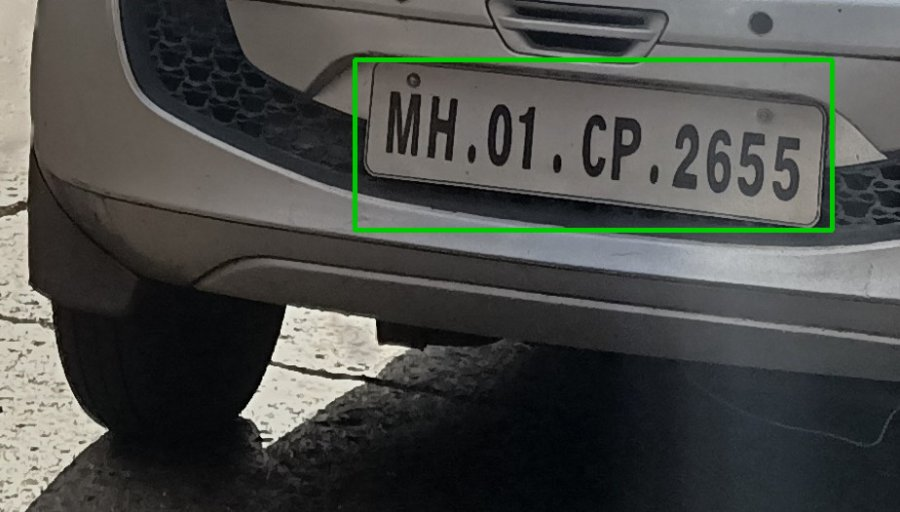
#> input picture webapp/assets/plates/plate_1_photo.jpg, 900 x 512 px
$ python -i detector.py   (imports and definitions only)   (older library calls are emulated)
#> lines starting #> are read from the running program, lines starting #| are printed output that depends on the picture; after the words box and inside, x2 and y2 are one past the last pixel; in counts of white or black regions, pixels touching at a corner belong together
#> further down, picture is the input picture: shape (512, 900, 3); mean B, G, R 72.5, 76.2, 74.2
"""
Number Plate Detector Module
CDAC AI-Based Intelligent Vehicle Monitoring & Traffic Violation Detection System
"""

import os
import cv2
import numpy as np
from typing import List, Dict, Any, Tuple, Optional


class NumberPlateDetector:
    """
    Modular Number Plate Detector supporting:
    1. YOLO (Ultralytics YOLOv8/v11) when model weights are provided
    2. Edge-Gradient & Morphological Localization Engine (zero-dependency fallback)
    """

    def __init__(
        self,
        model_path: Optional[str] = None,
        conf_threshold: float = 0.35,
        iou_threshold: float = 0.45
    ):
        self.conf_threshold = conf_threshold
        self.iou_threshold = iou_threshold
        self.model = None
        self.detector_type = "morphological"

        if model_path and os.path.exists(model_path):
            try:
                from ultralytics import YOLO
                self.model = YOLO(model_path)
                self.detector_type = "yolo"
            except Exception:
                self.model = None

    def detect_plates_yolo(self, image: np.ndarray) -> List[Dict[str, Any]]:
        """Runs YOLO detection on the input image."""
        results = self.model.predict(
            source=image,
            conf=self.conf_threshold,
            iou=self.iou_threshold,
            verbose=False
        )

        detections = []
        for r in results:
            for box in r.boxes:
                coords = box.xyxy[0].cpu().numpy().astype(int).tolist()
                conf = float(box.conf[0].cpu().numpy())
                cls_id = int(box.cls[0].cpu().numpy())
                detections.append({
                    "bbox": coords,  # [x1, y1, x2, y2]
                    "confidence": round(conf, 3),
                    "class_id": cls_id,
                    "class_name": "License_Plate"
                })
        return detections

    def detect_plates_morphological(self, image: np.ndarray) -> List[Dict[str, Any]]:
        """
        Detects license plate candidates in a vehicle crop or scene using
        morphological filtering, vertical gradient energy, and rectangularity heuristics.
        """
        h, w = image.shape[:2]
#> h = 512; w = 900
        gray = cv2.cvtColor(image, cv2.COLOR_BGR2GRAY) if len(image.shape) == 3 else image.copy()

        # 1. Morphological Black-Hat and Top-Hat to emphasize high-contrast alphanumeric regions
        rect_kernel = cv2.getStructuringElement(cv2.MORPH_RECT, (13, 5))
        top_hat = cv2.morphologyEx(gray, cv2.MORPH_TOPHAT, rect_kernel)
        black_hat = cv2.morphologyEx(gray, cv2.MORPH_BLACKHAT, rect_kernel)
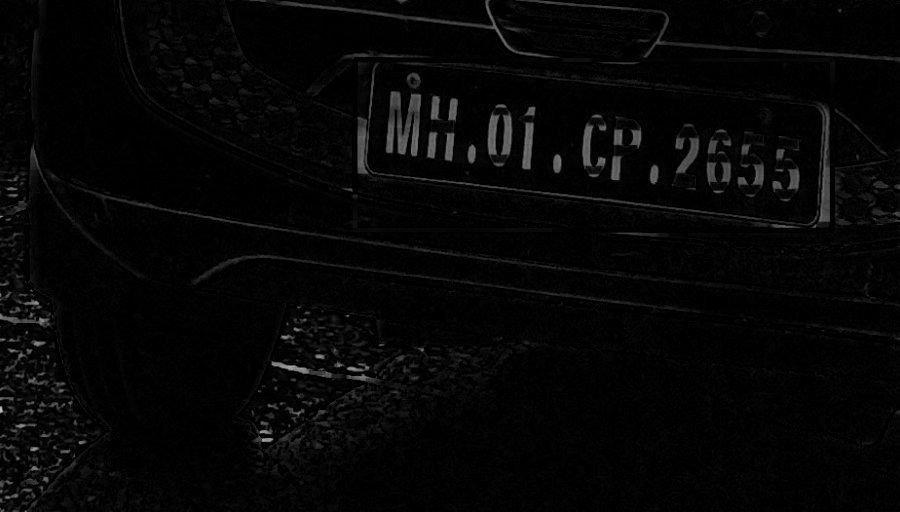
#> black_hat: shape (512, 900); min 0, max 194, mean 6
        enhanced = cv2.add(gray, top_hat)
        enhanced = cv2.subtract(enhanced, black_hat)
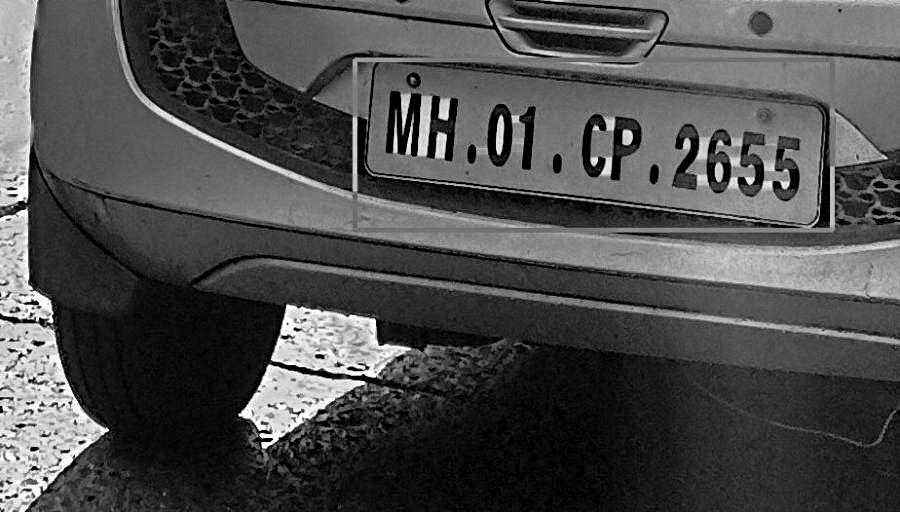
#> enhanced: shape (512, 900); min 0, max 255, mean 75.6

        # 2. Sobel Vertical Gradient (plates have dense vertical character edges)
        grad_x = cv2.Sobel(enhanced, cv2.CV_32F, 1, 0, ksize=3)
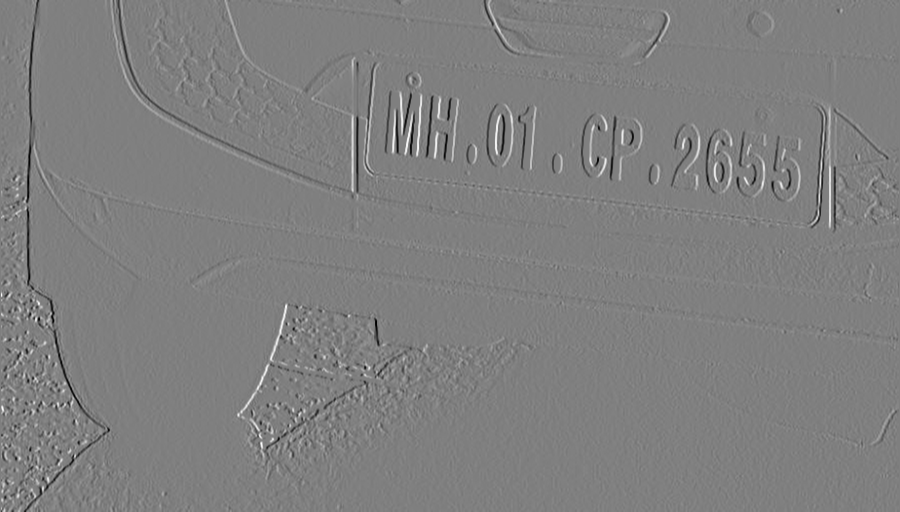
#> grad_x: shape (512, 900) float32; min -1018, max 1014, mean -0.9; drawn with min black and max white
        grad_x = np.absolute(grad_x)
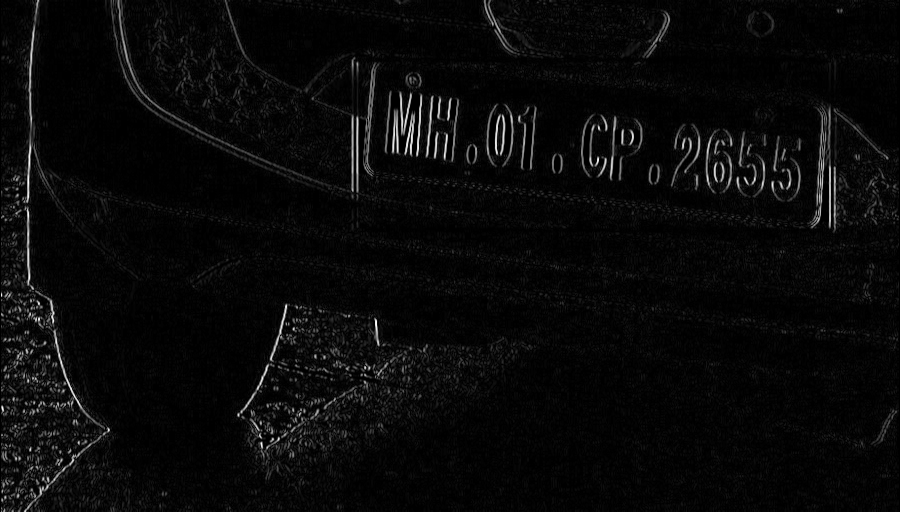
#> grad_x: shape (512, 900) float32; min 0, max 1018, mean 38.2; drawn with min black and max white
        min_val, max_val = np.min(grad_x), np.max(grad_x)
#> min_val = 0; max_val = 1018
        grad_x = 255 * ((grad_x - min_val) / (max_val - min_val + 1e-6))
        grad_x = grad_x.astype(np.uint8)

        # 3. Gaussian Blur + Morphological Close to connect characters into a single plate blob
        grad_x = cv2.GaussianBlur(grad_x, (5, 5), 0)
        close_kernel = cv2.getStructuringElement(cv2.MORPH_RECT, (17, 3))
        closed = cv2.morphologyEx(grad_x, cv2.MORPH_CLOSE, close_kernel)

        # 4. Otsu Thresholding
        _, thresh = cv2.threshold(closed, 0, 255, cv2.THRESH_BINARY + cv2.THRESH_OTSU)
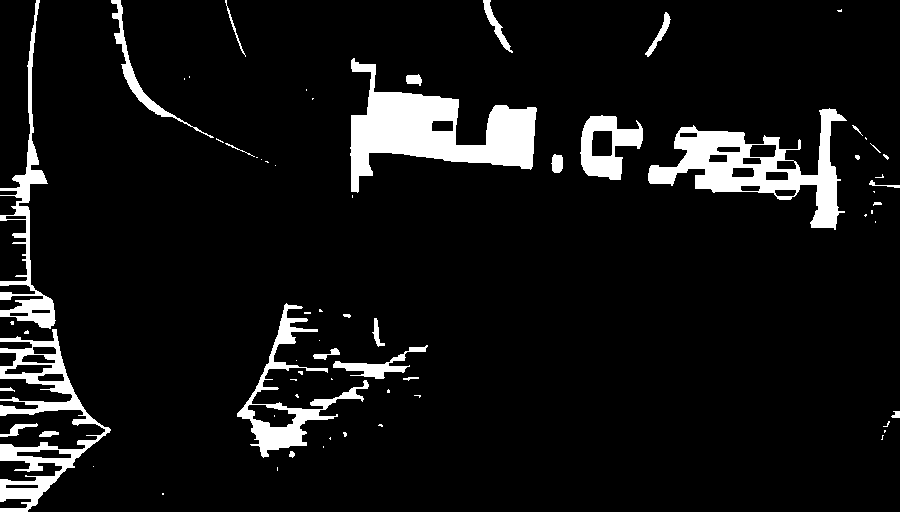
#> thresh: shape (512, 900); 7.9% white; 69 white regions (42 under 20 px), largest, box (x1, y1, x2, y2) and area: (350, 58, 537, 193) 10170, (648, 108, 847, 230) 7628, (0, 329, 111, 512) 5333

        # Clean small artifacts
        clean_kernel = cv2.getStructuringElement(cv2.MORPH_RECT, (3, 3))
        thresh = cv2.erode(thresh, clean_kernel, iterations=1)
#> thresh: shape (512, 900); 5.9% white; 60 white regions (24 under 20 px), largest, box (x1, y1, x2, y2) and area: (351, 60, 536, 191) 9288, (649, 110, 844, 227) 6052, (582, 117, 642, 179) 1771
        thresh = cv2.dilate(thresh, clean_kernel, iterations=2)
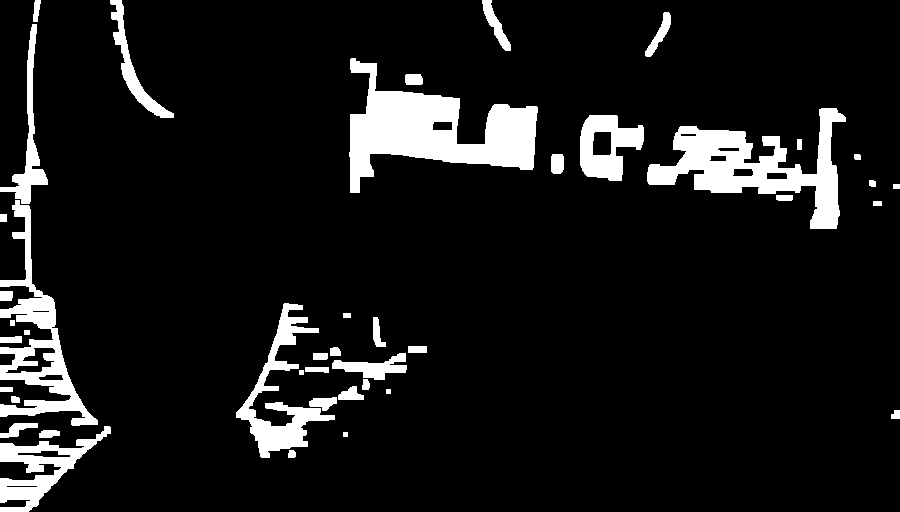
#> thresh: shape (512, 900); 9.4% white; 43 white regions

        # 5. Find Contours
        contours, _ = cv2.findContours(thresh, cv2.RETR_TREE, cv2.CHAIN_APPROX_SIMPLE)
#> contours = 55 contours, 3 with area under 20; largest, box (x1, y1, x2, y2) and area: (349, 58, 538, 193) 10814, (647, 108, 846, 229) 8622, (0, 200, 98, 426) 5683, (236, 303, 335, 458) 3592, (0, 426, 111, 512) 3165
        candidates = []

        for c in contours:
            x, y, bw, bh = cv2.boundingRect(c)
            if bh <= 0 or bw <= 0:
                continue

            ar = bw / float(bh)
            area = bw * bh
            rel_area = area / float(w * h)

            # Filter for plausible license plate geometry
            # Aspect ratio usually between 1.0 and 6.0, relative area between 0.3% and 50%
            if 1.0 <= ar <= 6.5 and 0.003 <= rel_area <= 0.50 and bw >= 25 and bh >= 10:
                # Score candidate by edge density and contrast
                roi = gray[y:y+bh, x:x+bw]
                std_contrast = float(np.std(roi)) if roi.size > 0 else 0
                score = min(1.0, (std_contrast / 100.0) * (0.8 + 0.2 * (ar >= 2.0)))

                candidates.append({
                    "bbox": [x, y, x + bw, y + bh],
                    "confidence": round(score, 3),
                    "class_id": 0,
                    "class_name": "License_Plate"
                })
#> this loop made 55 passes
#> (c, x, y, bw, bh, ar, area, rel_area) on passes 2, 11, 15, 22, 23, 25, 29, 35: ([[343, 432], [343, 436], [347, 436], [347, 432]], 343, 432, 5, 5, 1, 25, 5.43e-05), ([[386, 389], [386, 393], [390, 393], [390, 389]], 386, 389, 5, 5, 1, 25, 5.43e-05), ([[299, 370], [299, 374], [303, 374], [303, 370]], 299, 370, 5, 5, 1, 25, 5.43e-05), ([[24, 330], [24, 334], [29, 334], [29, 330]], 24, 330, 6, 5, 1.2, 30, 6.51e-05), ([[10, 320], [10, 325], [14, 325], [14, 320]], 10, 320, 5, 6, 0.833, 30, 6.51e-05), ([[343, 313], [343, 317], [350, 317], [350, 313]], 343, 313, 8, 5, 1.6, 40, 8.68e-05), ([[873, 201], [873, 205], [881, 205], [881, 201]], 873, 201, 9, 5, 1.8, 45, 9.77e-05), ([[893, 184], [893, 188], [899, 188], [899, 184]], 893, 184, 7, 5, 1.4, 35, 7.6e-05)
#> (x, y, bw, bh, ar, area, rel_area) on pass 37: (854, 154, 7, 6, 1.17, 42, 9.11e-05)
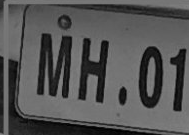
#> roi: shape (135, 189); min 0, max 134, mean 84.3
#> after the loop, candidates = 4 items

        # Non-Maximum Suppression (NMS)
        if not candidates:
            return []

        candidates = sorted(candidates, key=lambda d: d["confidence"], reverse=True)
        keep = []
        for cand in candidates:
            box_a = cand["bbox"]
            overlap = False
            for k in keep:
                box_b = k["bbox"]
                # Compute IoU
                ix1 = max(box_a[0], box_b[0])
                iy1 = max(box_a[1], box_b[1])
                ix2 = min(box_a[2], box_b[2])
                iy2 = min(box_a[3], box_b[3])
                iw = max(0, ix2 - ix1)
                ih = max(0, iy2 - iy1)
                inter_area = iw * ih
                area_a = (box_a[2] - box_a[0]) * (box_a[3] - box_a[1])
                area_b = (box_b[2] - box_b[0]) * (box_b[3] - box_b[1])
                union_area = area_a + area_b - inter_area
                iou = inter_area / float(union_area) if union_area > 0 else 0
                if iou > self.iou_threshold:
                    overlap = True
                    break
            if not overlap:
                keep.append(cand)
#> this loop made 4 passes
#> after the loop, keep = 4 items

        return keep

    def detect(self, image: np.ndarray) -> List[Dict[str, Any]]:
        """
        Dispatches detection to YOLO if loaded, otherwise uses Morphological Localization.
        """
        if image is None or image.size == 0:
            return []

        if self.model is not None:
            return self.detect_plates_yolo(image)
        else:
            return self.detect_plates_morphological(image)

>>> import cv2
>>> picture = cv2.imread('../../webapp/assets/plates/plate_1_photo.jpg')
>>> result = NumberPlateDetector().detect_plates_morphological(picture)
#> result = 4 items
